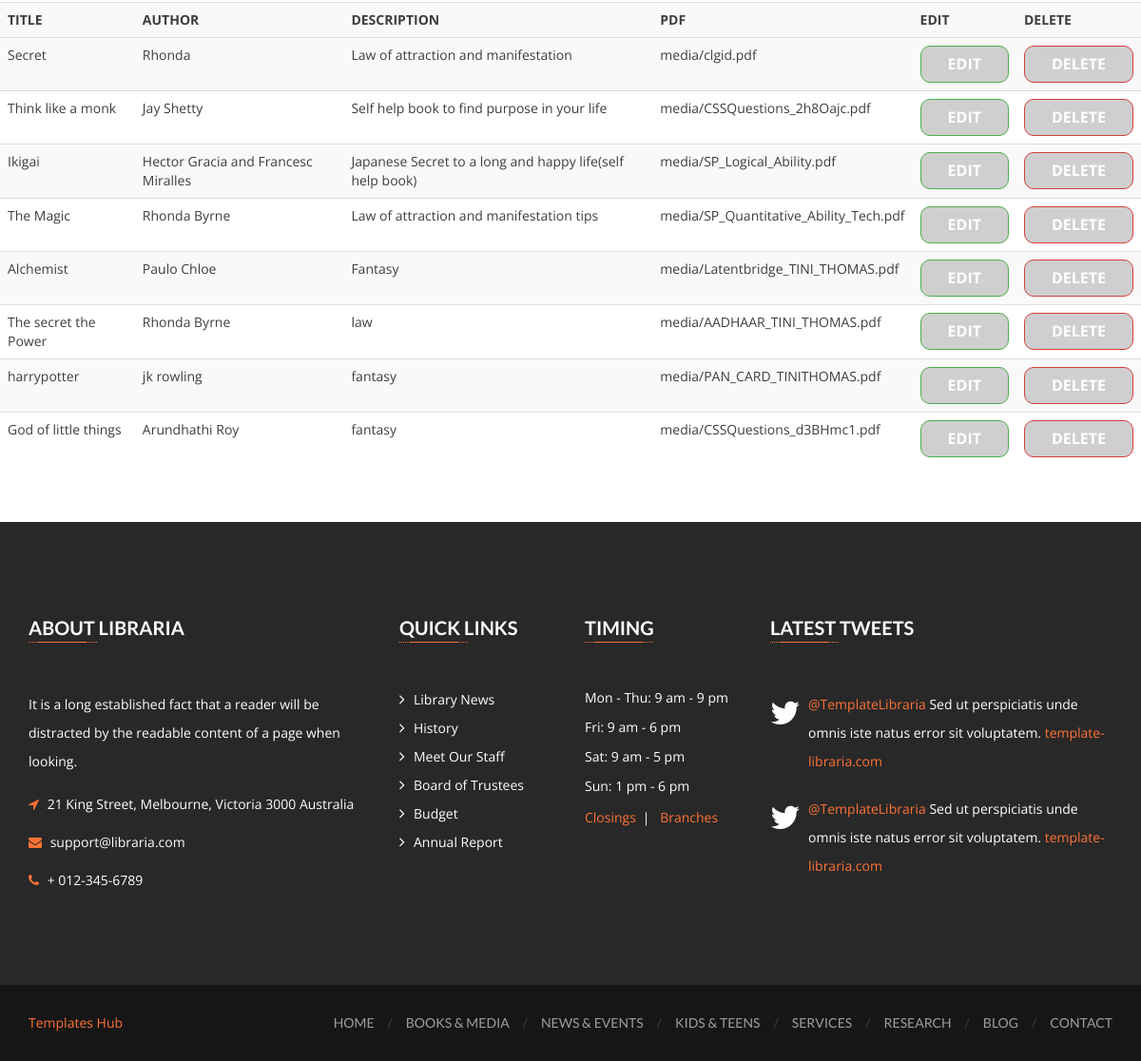
The app's page /librarianindex/ (lower part), older data.
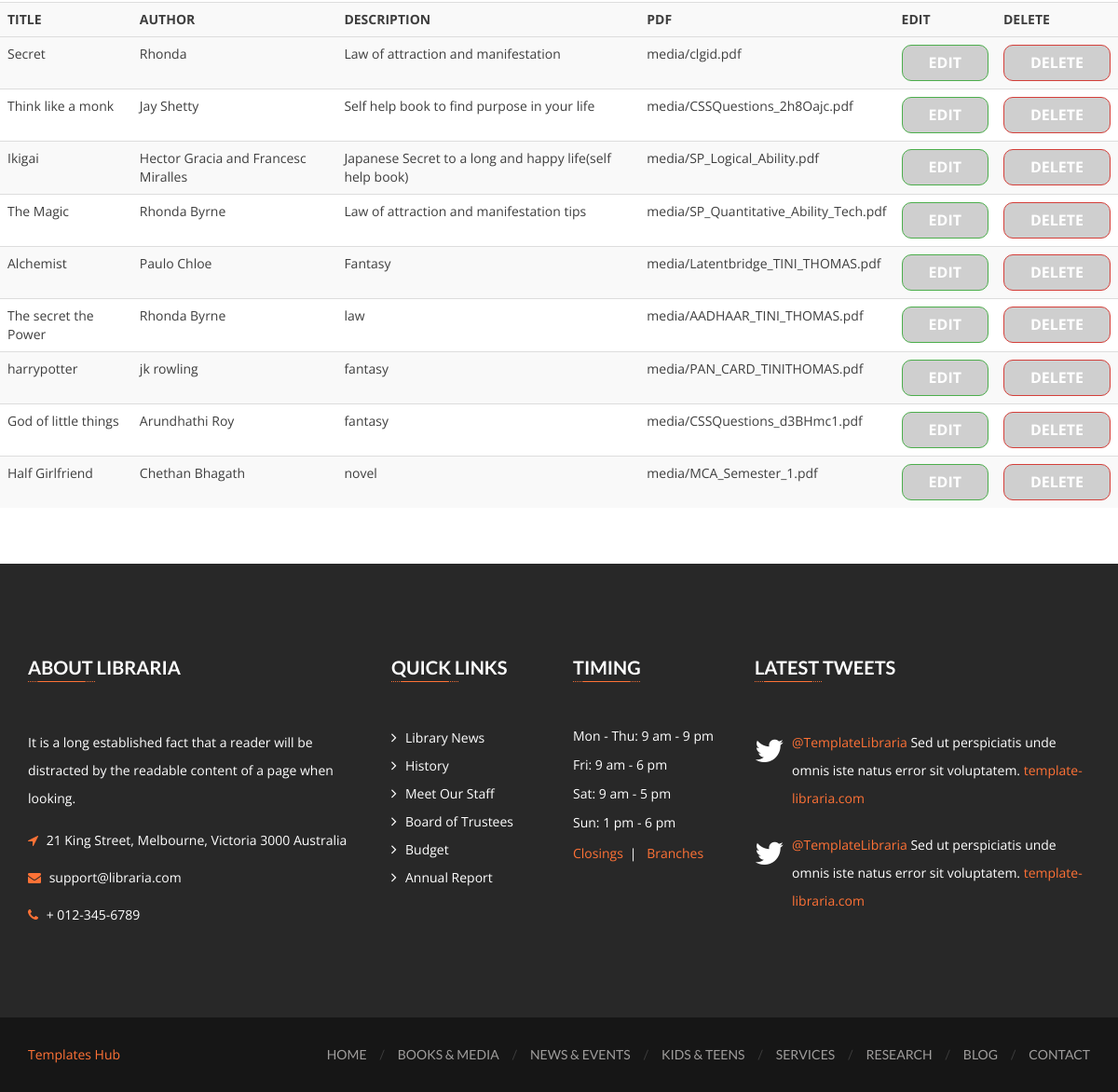
The same page, newer data.
### bookstoreapp/models.py (models this page shows, shortened)
class Book(models.Model):
    name = models.CharField(max_length=100)
    author = models.CharField(max_length=100)
    desc = models.CharField(max_length=1000)
    pdf = models.FileField(upload_to='media',null=True)

### bookstoreapp/views.py (the view)
# urls.py: path('librarianindex/',v.LibrarianIndexView.as_view(),name="librarian/librarianindex"),
class LibrarianIndexView(ListView):
    model=Book
    template_name="librarian/librarianindex.html"
    context_object_name='obj'

### bookstoreapp/templates/librarian/librarianindex.html (shortened to what the changed rows need)
{% load static %}
<!DOCTYPE html>
<html lang="zxx">
<head>
        <link href="{% static 'theme/css/font-awesome.min.css' %}" rel="stylesheet" type="text/css" />
        <link href="{% static 'theme/css/mmenu.css' %}" rel="stylesheet" type="text/css" />
        <link href="{% static 'theme/css/mmenu.positioning.css' %}" rel="stylesheet" type="text/css" />
        <link href="{% static 'theme/style.css' %}" rel="stylesheet" type="text/css" />
    </head>
    <body>
<body >
    <table class='table table-primary table-striped'>
        <tr>
            <th>TITLE</th>
            <th>AUTHOR</th>
            <th>DESCRIPTION</th>
            <th>PDF</th>
            <th>EDIT</th>
            <th>DELETE</th>
        </tr>
        <tr>
            {% for i in obj %}
        <tr>
            <td>{{i.name}}</td>
            <td>{{i.author}}</td>
            <td>{{i.desc}}</td>
            <td>{{i.pdf}}</td>
            <td>
                <a href="{% url 'librarian/editbookpage' i.id %}" class="btn btn-success badge">EDIT</a>
            </td>
            <td><a class="btn btn-danger badge" href="{%url 'librarian/deletepage' i.id %}">DELETE</a></td>
        </tr>
        {% endfor %}
        </tr>
        <br>
    </table>
    <br>
    <br>
</body>
</html>

Row changes from the older to the newer data that the page shows:
added Book: name "Half Girlfriend", author "Chethan Bhagath", desc "novel", pdf "media/MCA_Semester_1.pdf"
